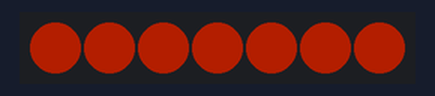
The sketch below on a simulated Arduino Uno, built with avr-gcc and run on an emulated ATmega328P. On the bench: 7 RGB LEDs in strip order, left to right. Dim RGB values are drawn brighter than linear.

Above: at 0.45 s.
At 3.49 s:
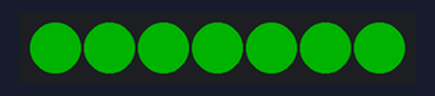
At 5.17 s:
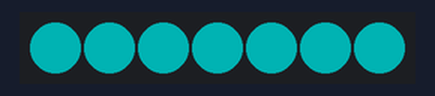
At 11.58 s:
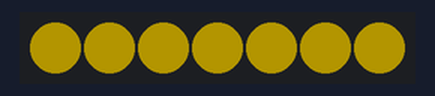
At 19.25 s:
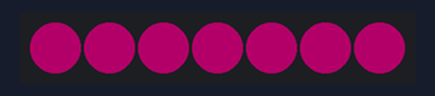
At 38.22 s:
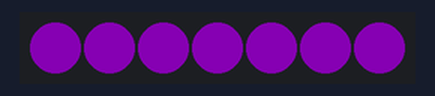
Timing chart, 0 to 40.0 s (numbered marks = the images above):
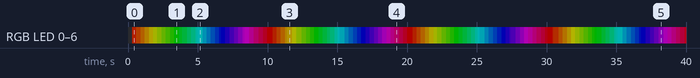

Measured:
- by itself, RGB LED 0–6: off → RGB(60, 10, 0) at 0.30 s, → RGB(60, 21, 0) 0.30 s later, → RGB(60, 32, 0) 0.30 s later, → RGB(60, 43, 0) 0.30 s later, … (144 changes in this stretch)

The sketch:

sketch_jun15b.ino
```cpp
#include <Adafruit_NeoPixel.h>
// #include <FastLED.h>
const int N_LEDS = 7;
double exposure = 10;
double wait = 0;
unsigned long previousmillis = 0;
double hue = 0;

Adafruit_NeoPixel strip = Adafruit_NeoPixel(N_LEDS, 6, NEO_GRB + NEO_KHZ800);

void setup() {
  Serial.begin(9600);
  strip.begin();
  strip.fill(strip.Color(0, 0, 0));
  strip.setBrightness(60);
  strip.show();
  wait = 65535/(exposure*100);
}

void loop() {
  if(hue > 65535) hue = 0;
  unsigned long currentmillis = millis();
  if(currentmillis - previousmillis >= 10){
    hue+=wait;
    strip.fill(strip.ColorHSV(hue));
    strip.show();
    previousmillis = currentmillis;
  }
}
```
